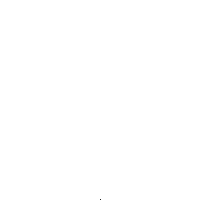
Frame 1 (no input)
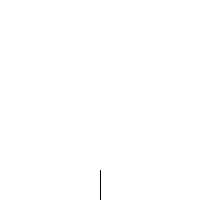
Frame 60 (the mouse pressed at the canvas centre just before this capture)
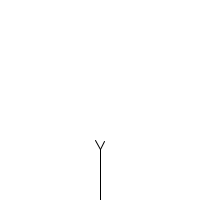
Frame 120 (the mouse held since frame 60 and released just before this capture)

The Processing sketch that drew these frames (run headless with seeded random() and noise(); from frame 60 on, the mouse is pressed at the canvas centre):

// Processing sketch: growing_tree_with_leafs
// ── growing_tree_with_leafs.pde
class Branch {
    PVector start;
    PVector end;
    PVector vel;
    float timer;
    float timerstart;
    boolean growing = true;

    Branch(PVector l, PVector v, float n) {
        start = l.copy();
        end = l.copy();
        vel = v.copy();
        timerstart = n;
        timer = timerstart;
    }

    void update() {
        if (growing) {
            end.add(vel);
        }
    }

    void render() {
        stroke(0);
        line(start.x, start.y, end.x, end.y);
    }

    boolean timeToBranch() {
        timer--;
        if (timer < 0 && growing) {
            growing = false;
            return true;
        } else {
            return false;
        }
    }

    Branch branch(float angle) {
        float theta = vel.heading2D();
        float mag = vel.mag();
        theta += radians(angle);
        PVector newvel = new PVector(mag * cos(theta), mag *sin(theta));
        return new Branch(end, newvel, timerstart * 0.66f);
    }
}

class Leaf {
    PVector loc;

    Leaf(PVector l) {
        loc = l.copy();
    }

    void display() {
        noStroke();
        fill(50, 100);
        ellipse(loc.x, loc.y, 4, 4);   
    }
}

ArrayList<Branch> tree;
ArrayList<Leaf> leaves;

void setup() {
    size(200, 200);
    background(255);
    smooth();

    tree = new ArrayList<Branch>();
    leaves = new ArrayList<Leaf>();
    Branch b = new Branch(new PVector(width / 2, height), new PVector(0, -0.5), 100);
    tree.add(b);
}

void draw() {
    background(255);
    for (int i = tree.size() - 1; i >= 0; i--) {
        Branch b = tree.get(i);
        b.update();
        b.render();
        if (b.timeToBranch()) {
            if (tree.size() < 1024) {
                tree.add(b.branch( 30));
                tree.add(b.branch(-25));
            } else {
                leaves.add(new Leaf(b.end));
            }
        }
    }
  
    for (Leaf leaf : leaves) {
        leaf.display(); 
    }
}
